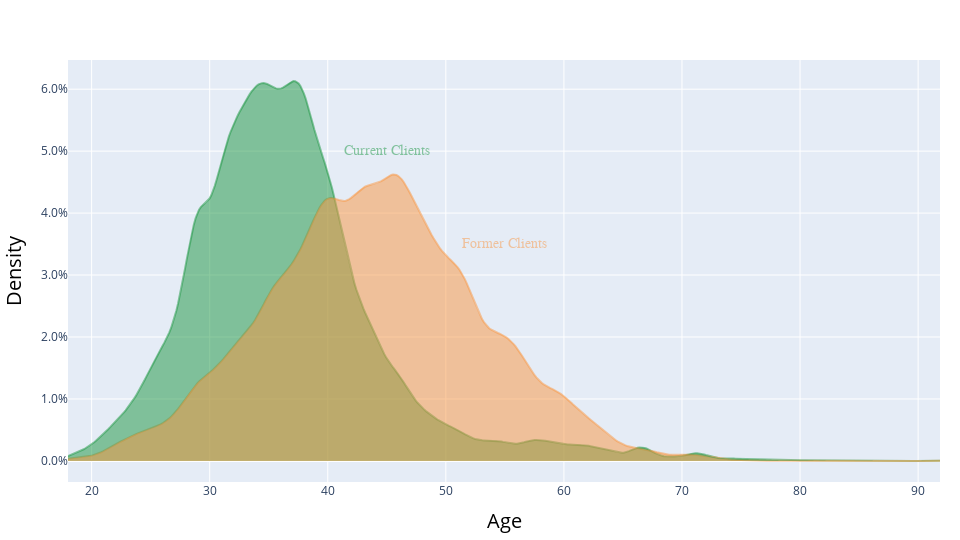

The notebook cell this image was saved under:
### Code cell
age_labels = [('Current Clients', 45, 0.05,'rgba(26,150,65,0.5)'),
               ('Former Clients', 55, 0.035,'rgba(250,150,65,0.5)')]

plot_num_var(df,'Age', age_labels,'Age')

### Figure 1 — Plotly figure (JSON) as saved in the notebook; plotly's stock layout.template omitted (floating-point values rounded to 4 significant figures; data arrays with more than 128 entries replaced by an {"elided": "..."} marker saying what was removed)
{"data": [{"legendgroup": "Group1", "marker": {"color": "rgba(26,150,65,0.5)"}, "mode": "lines", "name": "Group1", "showlegend": true, "type": "scatter", "x": {"elided": "500 float values"}, "xaxis": "x", "y": {"elided": "500 float values"}, "yaxis": "y"}, {"legendgroup": "Group2", "marker": {"color": "rgba(250,150,65,0.5)"}, "mode": "lines", "name": "Group2", "showlegend": true, "type": "scatter", "x": {"elided": "500 float values"}, "xaxis": "x", "y": {"elided": "500 float values"}, "yaxis": "y"}, {"fill": "tozeroy", "fillcolor": "rgba(26,150,65,0.5)", "mode": "none", "type": "scatter", "x": {"elided": "500 float values"}, "y": {"elided": "500 float values"}}, {"fill": "tozeroy", "fillcolor": "rgba(250,150,65,0.5)", "mode": "none", "type": "scatter", "x": {"elided": "500 float values"}, "y": {"elided": "500 float values"}}], "layout": {"annotations": [{"font": {"color": "rgba(26,150,65,0.5)", "family": "Arial Black", "size": 14}, "showarrow": false, "text": "Current Clients", "x": 45, "xref": "x", "y": 0.05, "yref": "y"}, {"font": {"color": "rgba(250,150,65,0.5)", "family": "Arial Black", "size": 14}, "showarrow": false, "text": "Former Clients", "x": 55, "xref": "x", "y": 0.035, "yref": "y"}], "autosize": false, "barmode": "overlay", "height": 540, "hovermode": "closest", "legend": {"traceorder": "reversed"}, "margin": {"b": 20, "l": 20, "r": 20, "t": 60}, "showlegend": false, "width": 960, "xaxis": {"anchor": "y2", "domain": [0, 1], "title": {"font": {"color": "black", "size": 20}, "text": "Age"}, "zeroline": false}, "yaxis": {"anchor": "free", "domain": [0, 1], "position": 0, "tickformat": ".1%", "title": {"font": {"color": "black", "size": 20}, "text": "Density"}}}}
